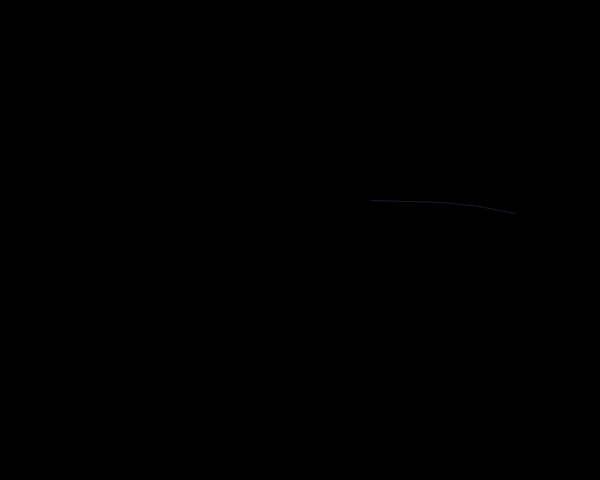
Frame 1 (no input)
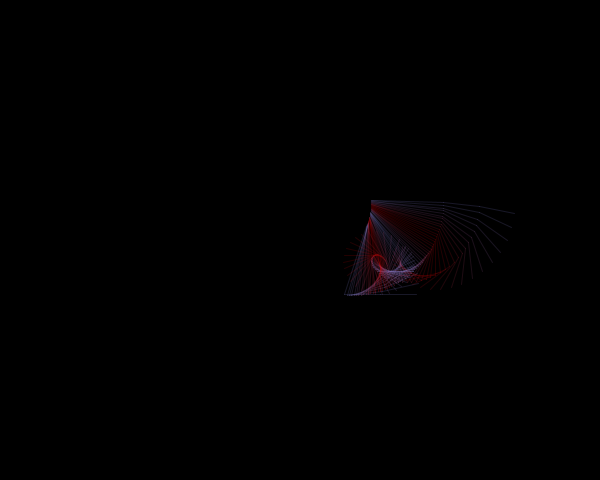
Frame 60 (the mouse pressed at the canvas centre just before this capture)
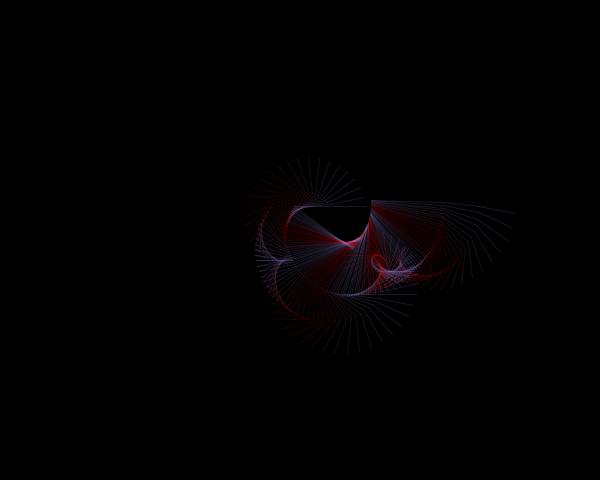
Frame 120 (the mouse held since frame 60 and released just before this capture)

The Processing sketch that drew these frames (run headless with seeded random() and noise(); from frame 60 on, the mouse is pressed at the canvas centre):

// Processing sketch: processing_152612
// ── processing_152612.pde

/**
 * SKETCH BASE PER ESERCITAZIONE 7
 * Corso di Computer Graphic 2013/14 prof. A. Belluscio
 *
 * Intervenire nelle parti contrassegnate con //++
 * seguendo le indicazioni riportate in:
 * http://www.exframes.net/cgbrera/lezioni/2013/grafica-computazionale
 */
 
//++ Modificare gli otto parametri seguenti
 
float raggio1 = 72;  // lunghezza del 1° segmento
float raggio2 = 72;   // lunghezza del 2° segmento
float raggio3 = 36;   // lunghezza del 3° segmento
float raggio4 = 36;   // lunghezza del 4° segmento
 
float passoAngolo1 = PI/500;  // velocita' di rotazione del 1° segmento
float passoAngolo2 = PI/100;  // velocita' di rotazione del 2° segmento
float passoAngolo3 = PI/30;   // velocita' di rotazione del 3° segmento
float passoAngolo4 = PI/15;    // velocita' di rotazione del 4° segmento
 
color red = color(220, 0, 0);
color arancione = color(150, 150, 250);

void setup()
{
  size(600,480);
  stroke(255,50);
  background(0);
}
 
void draw ()
{
  // Centro dell'area di visualizzazione
  float c0x = 300;
  float c0y = 200;
   
  // Calcola l'estremita' finale del 1° segmento
  float angolo1 = frameCount*passoAngolo1;
  float c1x = c0x + cos(angolo1)*raggio1;
  float c1y = c0y + sin(angolo1)*raggio1;
   
  // Calcola l'estremita' finale del 2° segmento
  float angolo2 = frameCount*passoAngolo2;
  float c2x = c1x + cos(angolo2)*raggio2;
  float c2y = c1y + sin(angolo2)*raggio2;
   
  // Calcola l'estremita' finale del 3° segmento
  float angolo3 = frameCount*passoAngolo3;
  float c3x = c2x + cos(angolo3)*raggio3;
  float c3y = c2y + sin(angolo3)*raggio3;
   
  // Calcola l'estremita' finale del 4° segmento
  float angolo4 = frameCount*passoAngolo4;
  float c4x = c3x + cos(angolo4)*raggio4;
  float c4y = c3y + sin(angolo4)*raggio4;
   
  //++ Calcolare le coordinate cromatiche usando i valori
  //   presenti o ricavati da altre funzioni non randomiche
 
  //++ Impostare il colore dei tre segmenti
  //   eventualmente con colori diversi

color middlecolor = lerpColor (red, arancione, cos(angolo4)*0.5+0.5);
  stroke (middlecolor, 40);
  
  // Disegna il 2°, il 3° e il 4° segmento
  line(c1x,c1y, c2x,c2y); 
  line(c2x,c2y, c3x,c3y);
  line(c3x,c3y, c4x,c4y);
}
